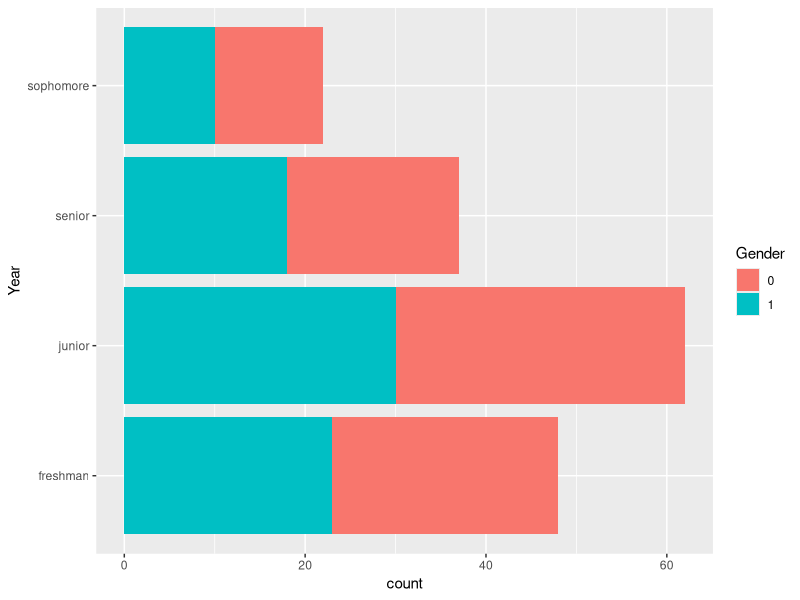
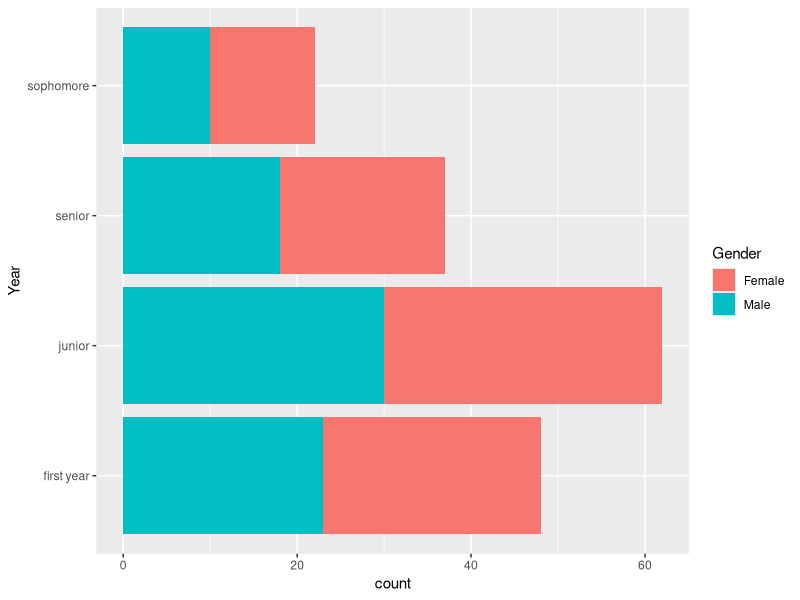
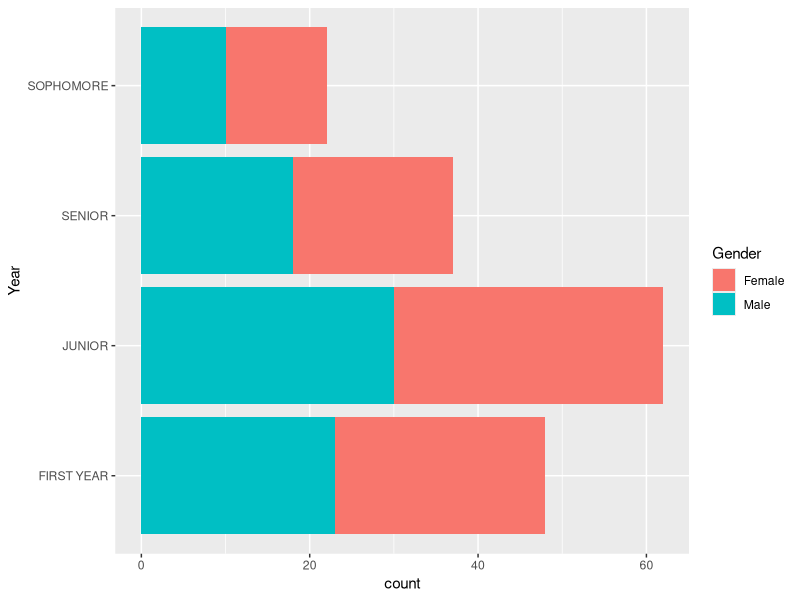
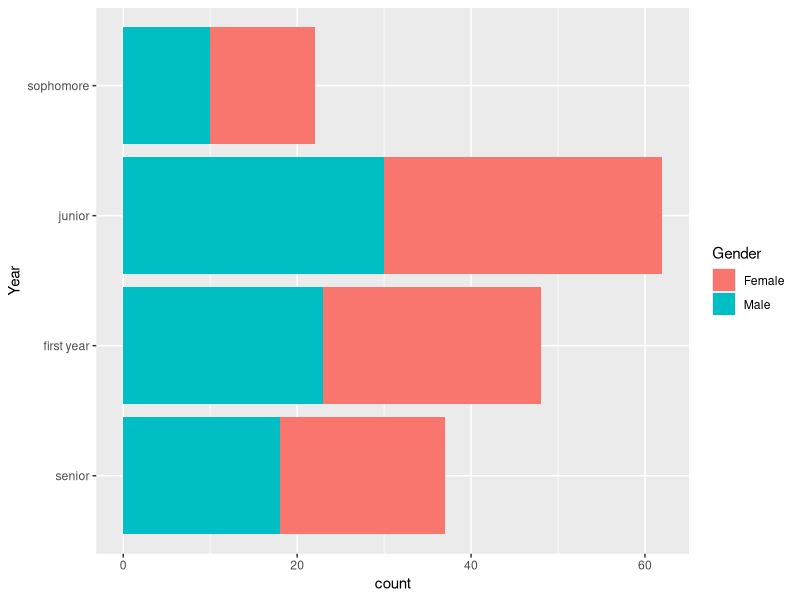
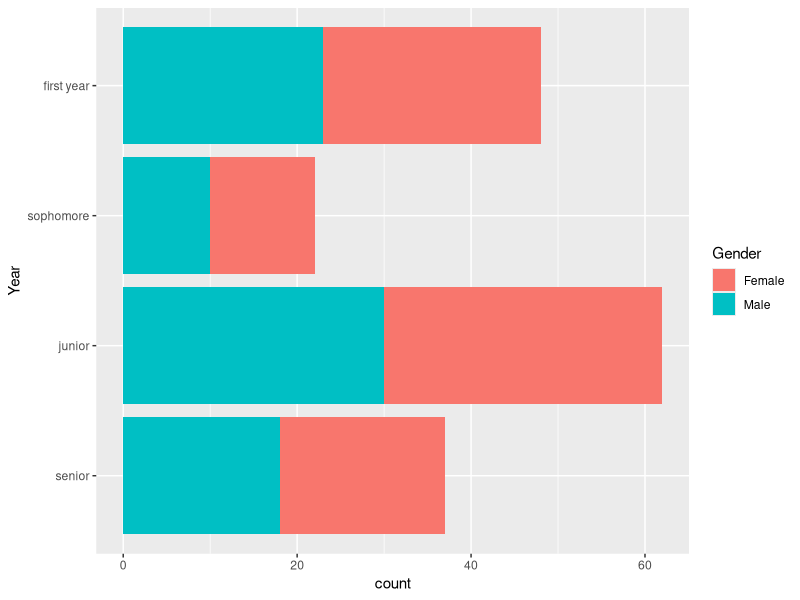
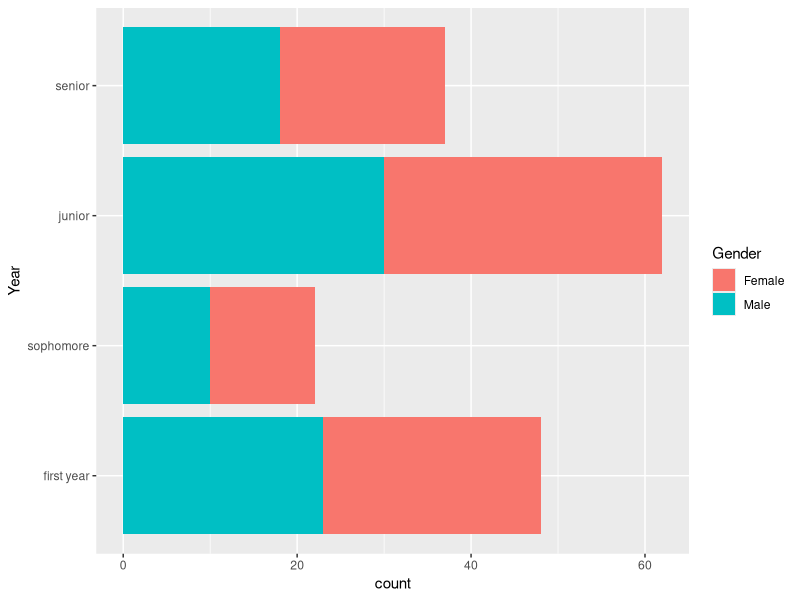
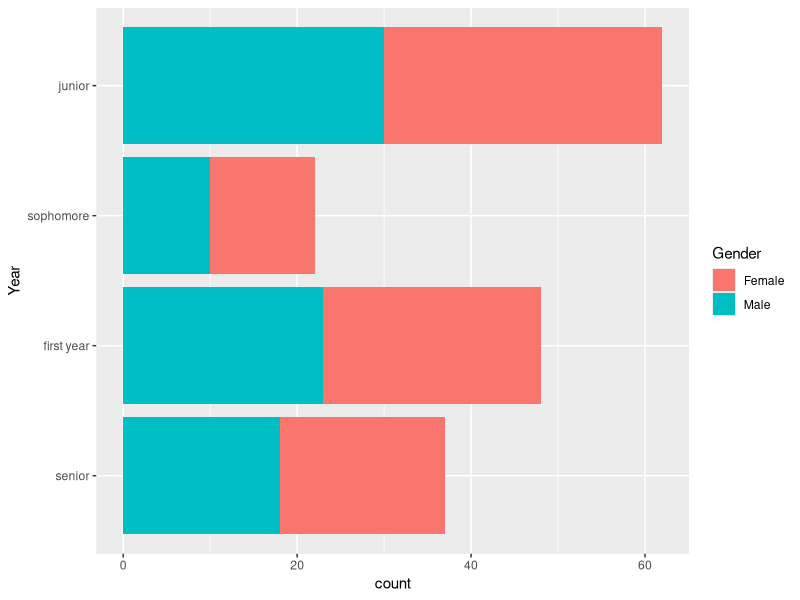
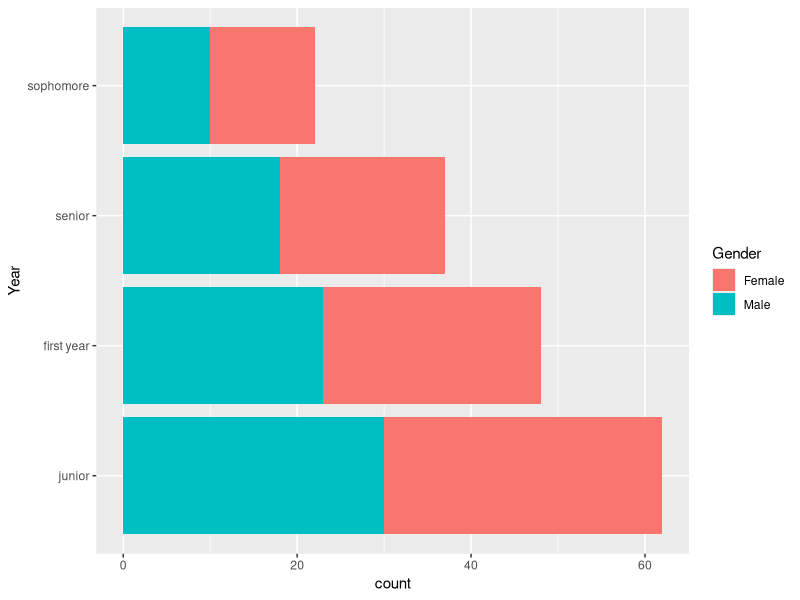

R code for these plots, in order:
## ---- chunk 1
# Un-attach any packages that happen to already be loaded. In general this is not necessary
# but is important for the creation of the book to not have package namespaces
# fighting unexpectedly.
pkgs = names(sessionInfo()$otherPkgs)
if( length(pkgs > 0)){
  pkgs = paste('package:', pkgs, sep = "")
  for( i in 1:length(pkgs)){
    detach(pkgs[i], character.only = TRUE, force=TRUE)
  }
}
knitr::opts_chunk$set(cache=FALSE)
## ---- chunk 2
suppressPackageStartupMessages({
  library(tidyverse, quietly = TRUE)   # loading ggplot2 and dplyr
})
## ---- chunk 3
# A vector of character strings.
drinks <- c('DietCoke', 'Coke', 'Coke', 'Sprite', 'Pepsi')
str(drinks)

# convert the vector of character strings into a factor vector
drinks <- factor(drinks)

# Levels and Label mapping table
data.frame( Levels=1:4, Labels=levels(drinks))

as.integer(drinks) # Print the category assignments
## ---- chunk 4
Students <- 
  expand.grid(Year='freshman', Gender=1, rep=1:23) %>%
  add_row(Year='freshman', Gender=0, rep=1:25) %>%
  add_row(Year='junior',   Gender=1, rep=1:30) %>%
  add_row(Year='junior',   Gender=0, rep=1:32) %>%
  add_row(Year='senior',   Gender=1, rep=1:18) %>%
  add_row(Year='senior',   Gender=0, rep=1:19) %>%
  add_row(Year='sophomore', Gender=1, rep=1:10) %>%
  add_row(Year='sophomore', Gender=0, rep=1:12)

# Variables that are character strings are coerced to factors.
# Variables that are numeric are not, and should be explicitly turned to factors.
Students <- Students %>% 
  mutate( Gender = factor(Gender) )

Students %>%
  ggplot( aes(x=Year, fill=Gender)) + 
  geom_bar() + coord_flip()
## ---- chunk 5
# Change Gender from 0/1 to Female/Male
Students <- Students %>%
  mutate( Gender = fct_recode(Gender, 'Male'   = '1'),
          Gender = fct_recode(Gender, 'Female' = '0') )

# Change "Freshman" to "First Year" 
Students <- Students %>%
  mutate( Year = fct_recode(Year, `first year` = 'freshman'))
  
Students %>%
  ggplot( aes(x=Year, fill=Gender)) + geom_bar() + coord_flip()
## ---- chunk 6
Students %>%
  mutate( Year = fct_relabel(Year, stringr::str_to_upper) ) %>%
  ggplot( aes(x=Year, fill=Gender)) + geom_bar() + coord_flip()
## ---- chunk 7
# Seniors first, leave the rest in the order they already were
Students %>%
  mutate( Year = fct_relevel(Year, 'senior') ) %>%
  ggplot( aes(x=Year, fill=Gender)) + geom_bar() + coord_flip()

# reset all the levels orders
Students %>%
  mutate( Year = fct_relevel(Year, 'senior', 'junior','sophomore','first year') ) %>%
  ggplot( aes(x=Year, fill=Gender)) + geom_bar() + coord_flip()

# Reverse order of what I already had
Students %>%
  mutate( Year = fct_relevel(Year, 'senior', 'junior','sophomore','first year') ) %>%
  mutate( Year = fct_rev(Year) ) %>%
  ggplot( aes(x=Year, fill=Gender)) + geom_bar() + coord_flip()

# Sometimes it is useful to rotate using + or - the number of shift steps
# positive values move the first to the end. Negative values move the end to the front.
Students %>%
  mutate( Year = fct_relevel(Year, 'senior', 'junior','sophomore','first year') ) %>%
  mutate( Year = fct_rev(Year) ) %>%
  mutate( Year = fct_shift(Year, -1) ) %>%
  ggplot( aes(x=Year, fill=Gender)) + geom_bar() + coord_flip()

# In the order of the counts of each level
Students %>%
  mutate( Year = fct_infreq(Year) ) %>%
  ggplot( aes(x=Year, fill=Gender)) + geom_bar() + coord_flip()

## ---- chunk 8
Dems <- tribble(
  ~Candidate, ~Percent, ~AgeOnElection,
'Elizabeth Warren',	27, 71,
'Joe Biden',	25, 77,
'Bernie Sanders',	12, 79,
'Pete Buttigieg',	10, 38,
'Kamala Harris',	3, 56,
'Cory Booker',	2, 51,
'Tulsi Gabbard',	2, 39,
'Amy Klobuchar',	2, 60, 
'Tom Steyer',	2, 63,
'Andrew Yang',	2, 45, 
'Other',	3, NA,
'No one',	1, NA,
'Undecided',	9, NA)
## ---- chunk 9
# Reorder Candidates based on the polling percent. The order of Smallest to largest 
# results in 'No one' at the bottom and Elizabeth Warren at the top. 
Dems %>%
  mutate( Candidate = fct_reorder(Candidate, Percent) ) %>%
  ggplot( aes(x=Candidate, y=Percent)) + geom_col() + coord_flip()
## ---- chunk 10
Dems %>%
  mutate( Candidate = fct_reorder(Candidate, Percent) ) %>%
  mutate( Candidate = fct_relevel(Candidate, 'Other', after=0) ) %>%
  mutate( Candidate = fct_relevel(Candidate, 'Undecided', after=0) ) %>%
  ggplot( aes(x=Candidate, y=Percent)) + geom_col() + coord_flip()
## ---- chunk 11
# This collapses the factor levels but I still have 3 rows of "other"
Dems %>%
  mutate( Candidate = fct_collapse(Candidate, other = c('No one', 'Other', 'Undecided')) )

# Collapse the factor, then summarize by adding up the percentages  
Dems %>%
  mutate( Candidate = fct_collapse(Candidate, other = c('No one', 'Other', 'Undecided')) ) %>%
  group_by(Candidate) %>% summarize(Percent = sum(Percent)) %>%
  mutate( Candidate = fct_reorder(Candidate, Percent) ) %>%
  mutate( Candidate = fct_relevel(Candidate, 'other', after=0) ) %>%
  ggplot( aes(x=Candidate, y=Percent)) + geom_col() + coord_flip()
